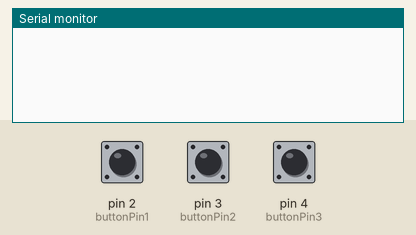
Bench run of a sketch on a simulated Arduino Uno, built with avr-gcc and run on an emulated ATmega328P. On the bench: the last lines printed to the serial monitor. The inputs (shaded band) are chosen by the test bench; at power-on: pin 2 (buttonPin1) HIGH, pin 3 (buttonPin2) HIGH, pin 4 (buttonPin3) HIGH.

Above: at 1.2 s.
1.3 s: pin 2 (buttonPin1) pulled LOW for 0.15 s
At 1.8 s:
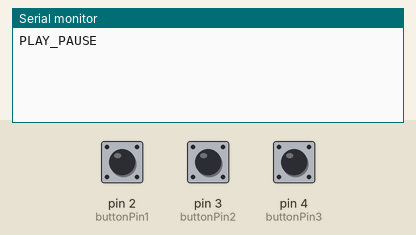
2.9 s: pin 3 (buttonPin2) pulled LOW for 0.15 s
At 4.1 s:
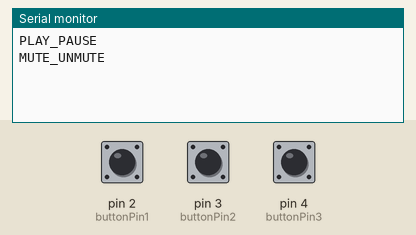
4.5 s: pin 4 (buttonPin3) pulled LOW for 0.15 s
At 5.4 s:
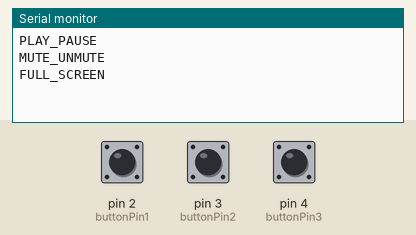

Measured:
- after the input at 1.3 s, the serial monitor: prints a new line at once (image 1)
- after the input at 2.9 s, the serial monitor: prints a new line at once (image 2)
- after the input at 4.5 s, the serial monitor: prints a new line at once (image 3)

The sketch:

arduinoUno.ino
```cpp
// Button Control Code for Play/Pause, Volume Mute/Unmute, Full Screen On/Off

// Pin assignments for the buttons
const int buttonPin1 = 2;     // Pin for Play/Pause button
const int buttonPin2 = 3;     // Pin for Mute/Unmute button
const int buttonPin3 = 4;     // Pin for Full Screen button

// Variables to store the last state of each button
int lastButtonState1 = HIGH;  // Last state of Play/Pause button
int lastButtonState2 = HIGH;  // Last state of Mute/Unmute button
int lastButtonState3 = HIGH;  // Last state of Full Screen button

// Setup function runs once when the program starts
void setup() {
  // Set buttons as inputs with pull-up resistors enabled
  pinMode(buttonPin1, INPUT_PULLUP);  // Play/Pause button setup
  pinMode(buttonPin2, INPUT_PULLUP);  // Mute/Unmute button setup
  pinMode(buttonPin3, INPUT_PULLUP);  // Full Screen button setup

  // Initialize serial communication at 9600 baud rate for debugging
  Serial.begin(9600);
}

// Loop function runs repeatedly
void loop() {
  // Read the current state of each button
  int buttonState1 = digitalRead(buttonPin1);  // Read Play/Pause button
  int buttonState2 = digitalRead(buttonPin2);  // Read Mute/Unmute button
  int buttonState3 = digitalRead(buttonPin3);  // Read Full Screen button

  // Check if the Play/Pause button was pressed (LOW means pressed)
  if (buttonState1 == LOW && lastButtonState1 == HIGH) {
    // Send "PLAY_PAUSE" message via serial for external control
    Serial.println("PLAY_PAUSE");
    delay(300);  // Debounce delay to prevent multiple triggers
  }
  lastButtonState1 = buttonState1;  // Update last state of Play/Pause button

  // Check if the Mute/Unmute button was pressed
  if (buttonState2 == LOW && lastButtonState2 == HIGH) {
    // Send "MUTE_UNMUTE" message via serial for external control
    Serial.println("MUTE_UNMUTE");
    delay(300);  // Debounce delay to prevent multiple triggers
  }
  lastButtonState2 = buttonState2;  // Update last state of Mute/Unmute button

  // Check if the Full Screen button was pressed
  if (buttonState3 == LOW && lastButtonState3 == HIGH) {
    // Send "FULL_SCREEN" message via serial for external control
    Serial.println("FULL_SCREEN");
    delay(300);  // Debounce delay to prevent multiple triggers
  }
  lastButtonState3 = buttonState3;  // Update last state of Full Screen button
}
```
